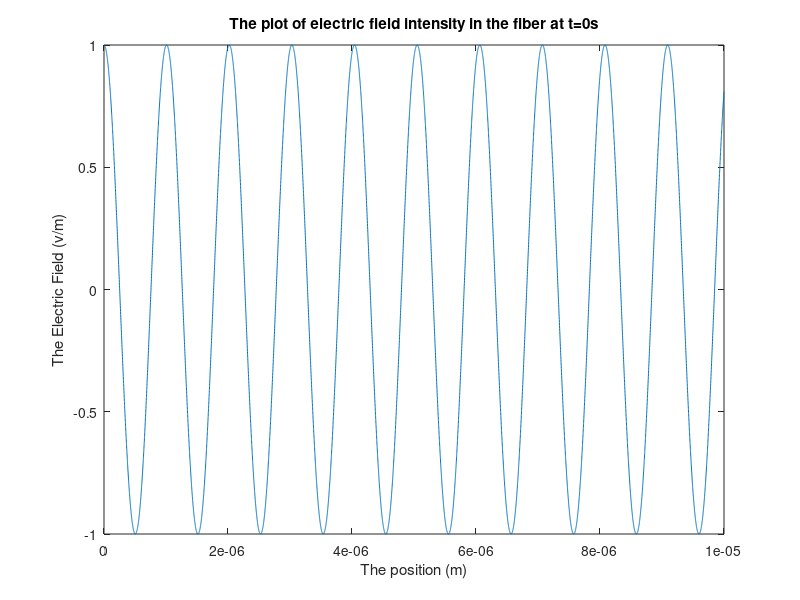
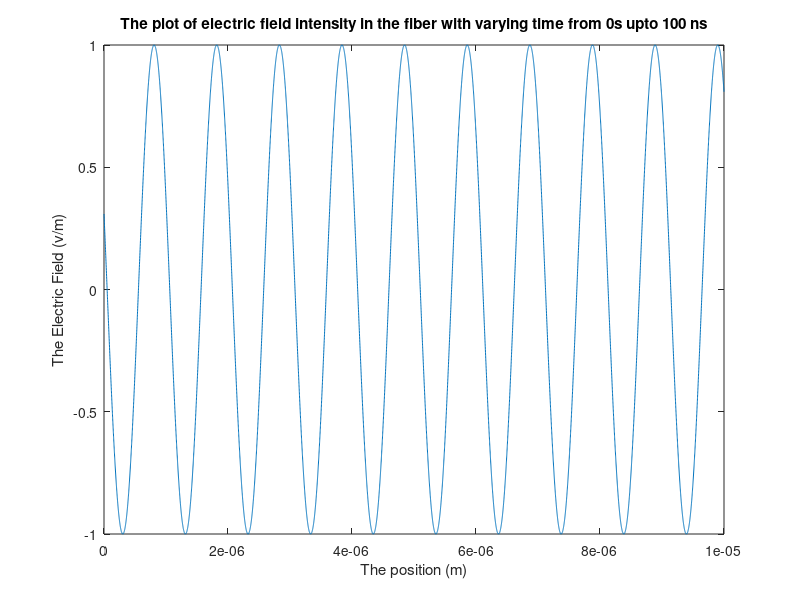
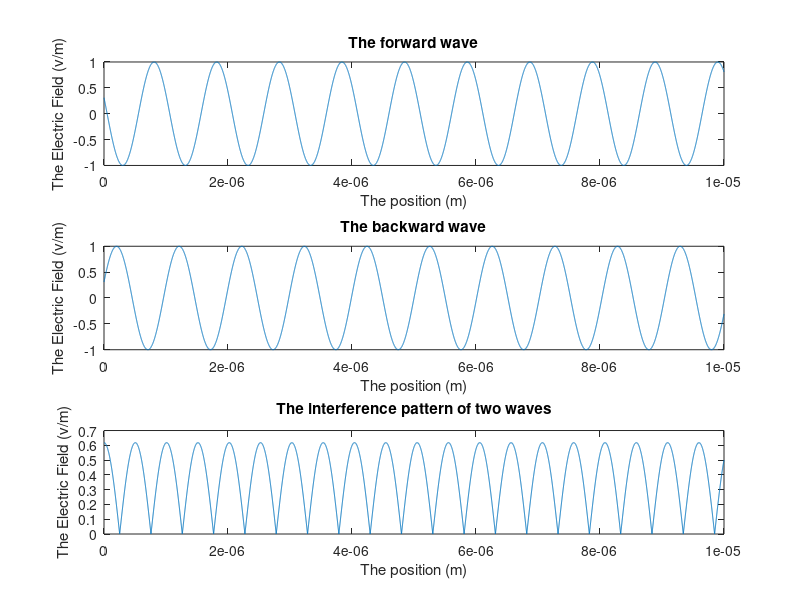

MATLAB code for these plots, in order:
%% Lab 1 Part 2
clear;
clc;
close all;

%% Case A
% Independent Coefficient
f = 198*10^12;
s = 2*10^8;

% Dependent Coeffecient
w = 2*pi*f;
B = w/s;
Eo = 1;
t = 0;

z = 0:1*10^-9:10*10^-6;
E = real(Eo*exp(1i*(w*t-B*z)));

figure;
plot (z,E);
title('The plot of electric field intensity in the fiber at t=0s');
xlabel('The position (m)');
ylabel('The Electric Field (v/m)');

%% Case B
% Independent Coefficient
f = 198*10^12;
s = 2*10^8;

% Dependent Coeffecient
w = 2*pi*f;
B = w/s;
Eo = 1;
z = 0:1*10^-9:10*10^-6;

figure;
for t = 0:5*10^-15:10*10^-14
    E = real(Eo*exp(1i*(w*t-B*z)));
    pause (0.1);
    plot (z,E);
    title('The plot of electric field intensity in the fiber with varying time from 0s upto 100 ns');
    xlabel('The position (m)');
    ylabel('The Electric Field (v/m)');
end

%% Case C
% Independent Coefficient
f = 198*10^12;
s = 2*10^8;

% Dependent Coeffecient
w = 2*pi*f;
B = w/s;
Eo = 1;
z = 0:1*10^-9:10*10^-6;

figure;
for t = 0:5*10^-15:10*10^-14
    E_f = Eo*exp(1i*(w*t-B*z));
    E_b = Eo*exp(1i*(w*t+B*z));
    pause (0.1);
    subplot(3,1,1);
    plot (z,real(E_f));
    title('The forward wave');
    xlabel('The position (m)');
    ylabel('The Electric Field (v/m)');
    
    subplot(3,1,2);
    plot(z,real(E_b));
    title('The backward wave');
    xlabel('The position (m)');
    ylabel('The Electric Field (v/m)');
    
    subplot(3,1,3);
    plot(z,abs(real(E_f+E_b)));
    title('The interference pattern of two waves');
    xlabel('The position (m)');
    ylabel('The Electric Field (v/m)'); 
end














